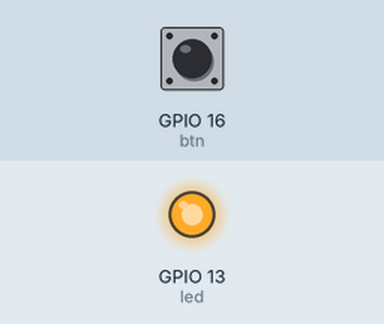
Recording of a program running on a simulated Raspberry Pi (BCM pin numbers). Shown: output pins drawn as LEDs (lit = HIGH). The inputs (shaded band) are chosen by the test bench; at power-on: GPIO 16 (btn) HIGH.

Above: at 1.2 s.
1.3 s: GPIO 16 (btn) pulled LOW for 0.15 s
At 1.38 s:
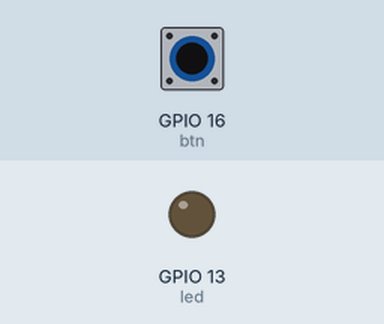
2.9 s: GPIO 16 (btn) pulled LOW for 3.2 s
At 7.1 s:
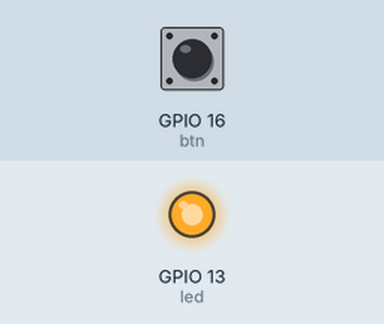
Timing chart, 0 to 8.6 s (numbered marks = the images above; inputs shaded):
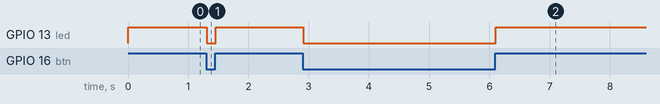

Measured:
- after the input at 1.3 s, GPIO 13 (led): HIGH → LOW at once, → HIGH 0.15 s later
- after the input at 2.9 s, GPIO 13 (led): HIGH → LOW at once, → HIGH 3.2 s later

The program:

testNegated.py
```python
from gpiozero import Button,LED
from gpiozero.tools import negated
from signal import pause

"""
In this example, the LED is lit only when the button is not pressed
"""

led = LED(13)
btn = Button(16)

led.source = negated(btn.values)

pause()
```
